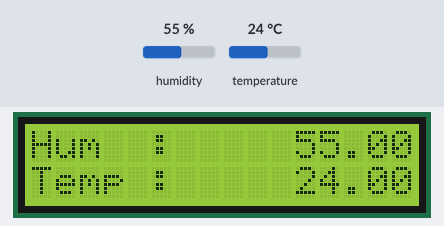
Simulated run of this sketch. Board: Arduino Uno, built with avr-gcc and run on an emulated ATmega328P. On the bench: 16×2 character LCD. The test bench sets the inputs (shaded band); at power-on: humidity 55 %, temperature 24 °C. What the sketch prints to the serial monitor is not drawn.

Above: at 1.2 s.
1.3 s: humidity set to 22 %
At 3.3 s:
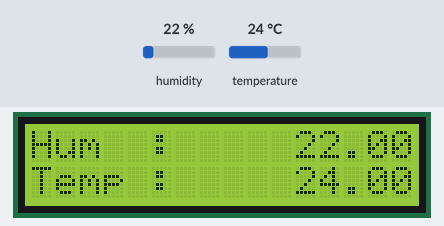
4.2 s: temperature set to 12 °C
At 4.9 s:
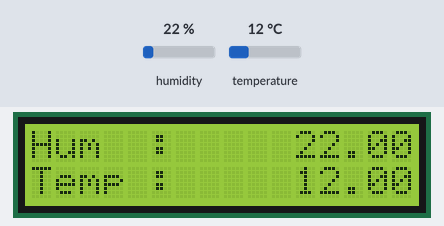
7.1 s: humidity set to 40 %
At 9.3 s:
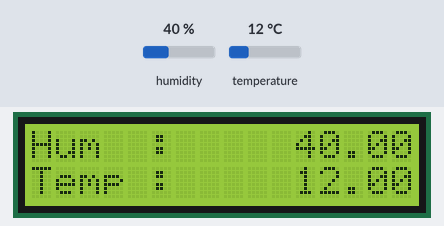
10.1 s: temperature set to 19 °C
At 12.1 s:
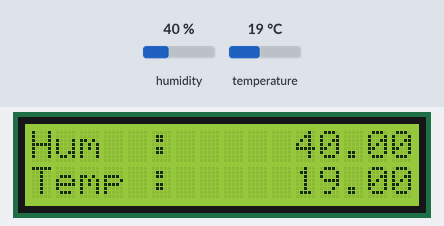
Timing chart, 0 to 13.6 s (numbered marks = the images above; inputs shaded):
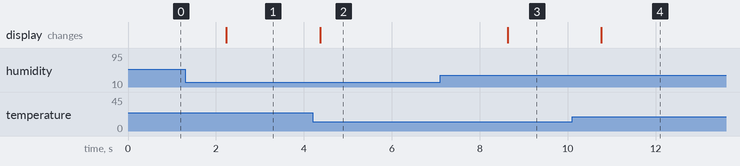

Measured:
- after the input at 1.3 s, the display: changes after 0.94 s (image 1)
- after the input at 4.2 s, the display: changes after 0.17 s (image 2)
- after the input at 7.1 s, the display: changes after 1.5 s (image 3)
- after the input at 10.1 s, the display: changes after 0.67 s (image 4)

The sketch:

uno_part.ino
```cpp
#include<Wire.h>
#include<LiquidCrystal_I2C.h>
#include<DHT.h>

#define DHTPIN 4
#define DHTTYPE DHT22

DHT dht(DHTPIN, DHTTYPE);
LiquidCrystal_I2C lcd(0x3F, 2, 1, 0, 4, 5, 6, 7, 3, POSITIVE);

void setup() {
  Serial.begin(9600);

  lcd.begin(16, 2);
  lcd.backlight();
  lcd.setCursor(0,0);

  dht.begin();
}

void loop() {
  float humidity = dht.readHumidity();
  float temperature = dht.readTemperature();
  String mHumidity =    "Hum  :     " + String(humidity);
  String mTemperature = "Temp :     " + String(temperature);

  String raw = String(humidity) + "," + String(temperature) + "\n";
  Serial.write(raw.c_str());

  lcd.setCursor(0,0);
  lcd.print(mHumidity);
  lcd.setCursor(0,1);
  lcd.print(mTemperature);

  delay(500);
}
```
